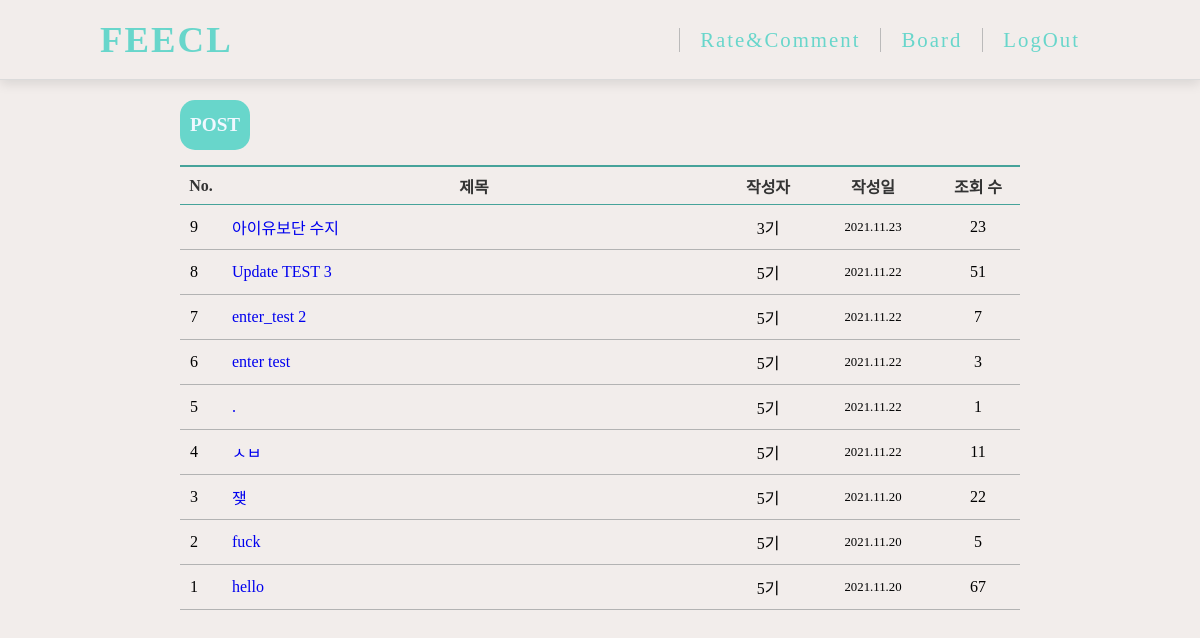
Page /board/ on the earlier database version.
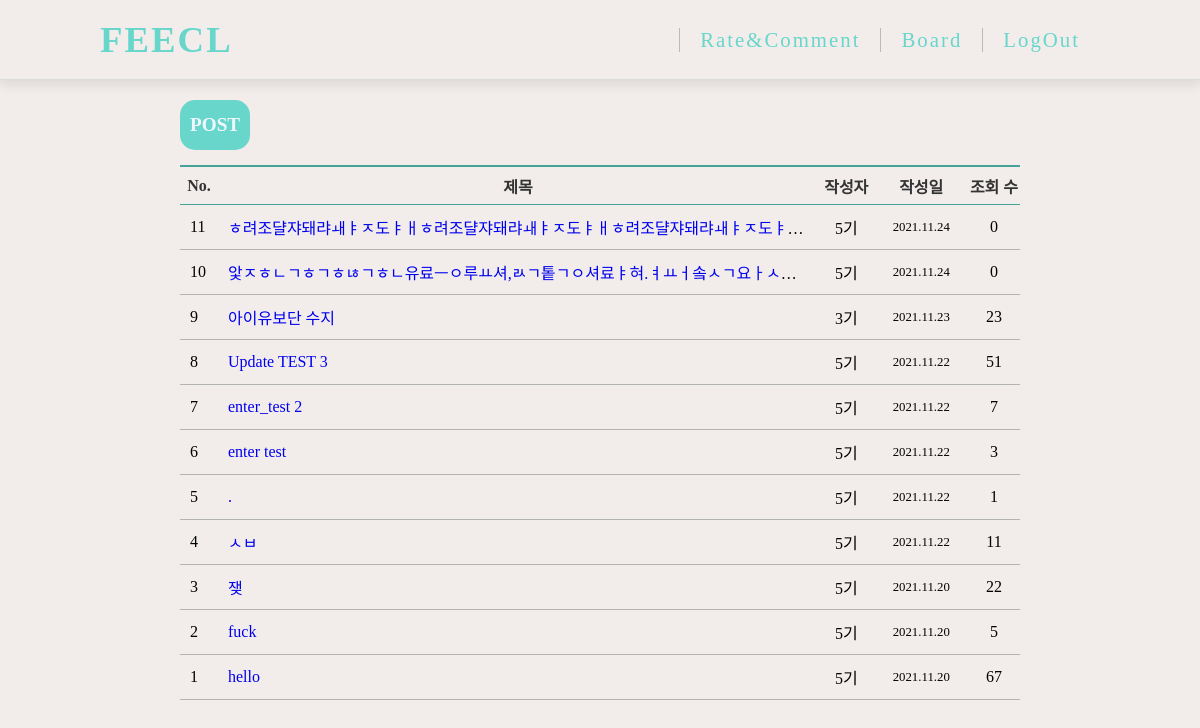
Same page on the later database version.
### feeclBoard/models.py (models this page shows, shortened)
class Board(models.Model):
    author = models.CharField(max_length=10, null=False)
    title = models.CharField(max_length=100, null=False)
    content = models.TextField(null=False)
    created_date = models.DateTimeField(auto_now_add=True)
    modified_date = models.DateTimeField(auto_now=True)
    writer_id = models.PositiveIntegerField(default=1)
    view_count=models.PositiveIntegerField(default=0)

### feeclBoard/views.py (the view)
# urls.py: path('', views.index_board, name='index_board'),
def index_board(request):
    boards = {'boards': Board.objects.all().order_by('-id')}
    return render(request, 'list.html', boards)

### feeclBoard/templates/list.html
{% extends 'base_board.html' %}
{%block content%}
<div class="list_container">
    <button type='button' class='write_button'onclick='location.href="./post"'>POST</button>
    <table class="table">
        <colgroup>
            <col style='width:5%'>
            <col style='width:60%'>
            <col style='width:10%'>
            <col style='width:15%'>
            <col style='width:10%'>
        </colgroup>
        <thead class="thead-light">
        <tr>
            <th scope="col" >No.</th>
            <th scope="col" >제목</th>
            <th scope="col" >작성자</th>
            <th scope="col" >작성일</th>
            <th scope="col" >조회 수</th>
        </tr>
        </thead>
        <tbody>
        {% for board in boards %}
        <tr class="board_content">
            <td class='bottom_number'>
                {{forloop.revcounter}}
            </td>
            <td class='bottom_title'>
                <a href="./post/{{ board.id }}">
                    <span>{{ board.title }}</span>
                </a>
            </td>
            <td class='bottom_writer'>
                <span>{{ board.author }}</span>
            </td>
            <td class='bottom_date'>
                <span>{{ board.created_date | date:"Y.m.d" }}</span>
            </td>
            <td class='bottom_view'>
                <span>{{board.view_count}}</span>
            </td>
        </tr>
        {% endfor %}
        </tbody>
    </table>
</div>
{%endblock%}

Differences in the rows shown:
added Board: title "ㅎ려조댤쟈돼랴ㅙㅑㅈ도ㅑㅐㅎ려조댤쟈돼랴ㅙㅑㅈ도ㅑㅐㅎ려조댤쟈돼랴ㅙㅑㅈ도ㅑ…", author "5기", created_date "2021.11.24", view_count "0"
added Board: title "앛ㅈㅎㄴㄱㅎㄱㅎㄶㄱㅎㄴ유료ㅡㅇ루ㅛ셔,ㄽㄱ톹ㄱㅇ셔료ㅑ혀.ㅕㅛㅓ솤ㅅㄱ요ㅏㅅ…", author "5기", created_date "2021.11.24", view_count "0"
